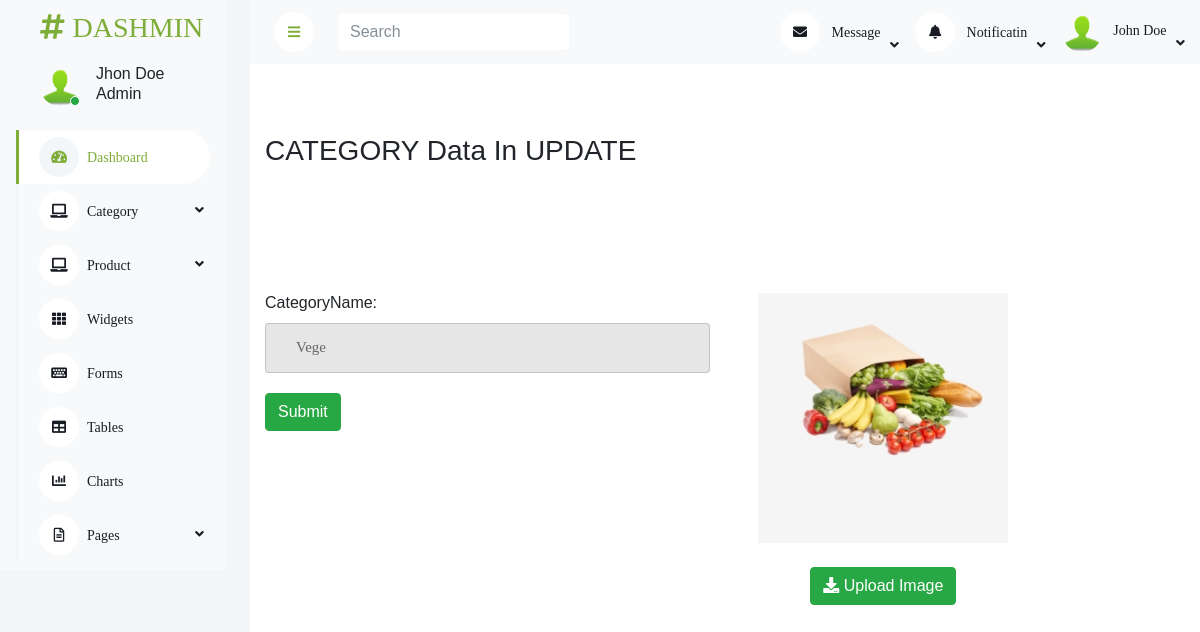
Page /AdminLayout/CategoryEdit.php?id=3 on the committed database.
### tables this page shows
CREATE TABLE `category` (
  `categoryId` int(11) NOT NULL,
  `categoryName` varchar(225) NOT NULL,
  `categoryImg` varchar(500) NOT NULL
);

### AdminLayout/CategoryEdit.php (the view, shortened to what this page needs)
<?php include  'header.php';?>
<?php include '../MainLayout/connection.php'; ?>
<?php
    $ID = $_GET['id'];
    $query = "select * from category where categoryId = $ID";
    $GetData = mysqli_query($con,$query);
    $res = mysqli_fetch_assoc($GetData);
?>
<div class="content">
    <nav class="navbar navbar-expand bg-light navbar-light sticky-top px-4 py-0">
        <a href="#" class="sidebar-toggler flex-shrink-0">
            <i class="fa fa-bars" style="color:#7fad39;"></i>
        </a>
        <form class="d-none d-md-flex ms-4">
            <input class="form-control border-0" type="search" placeholder="Search">
        </form>
        <div class="navbar-nav align-items-center ms-auto">
            <div class="nav-item dropdown">
                <a href="#" class="nav-link dropdown-toggle" data-bs-toggle="dropdown">
                    <i class="fa fa-envelope me-lg-2"></i>
                    <span class="d-none d-lg-inline-flex">Message</span>
                </a>
            </div>
            <div class="nav-item dropdown">
                <a href="#" class="nav-link dropdown-toggle" data-bs-toggle="dropdown">
                    <i class="fa fa-bell me-lg-2"></i>
                    <span class="d-none d-lg-inline-flex">Notificatin</span>
                </a>
            </div>
            <div class="nav-item dropdown">
                <a href="#" class="nav-link dropdown-toggle" data-bs-toggle="dropdown">
                    <img class="rounded-circle me-lg-2" src="assets/img/User-green.png" alt=""
                        style="width: 40px; height: 40px;">
                    <span class="d-none d-lg-inline-flex">John Doe</span>
                </a>
            </div>
        </div>
    </nav>
    <div class="container"> <br>
        <h3 class="mt-5">CATEGORY Data In UPDATE</h3> <br>
        <form action="CategoryCrud.php" method="post" enctype="multipart/form-data">
            <div class="row">
                <div class="col-sm-12 col-lg-6" style="margin-top:100px;">
                    <div class="form-group wrap-input1">
                        <label for="name">CategoryName:</label>
                        <input type="text" class="form-control input1" id="name" placeholder="Enter Your Category name"
                            name="name" value=<?= @$res['categoryName'] ?>>
                    </div>
                    <button type="submit" class="btn btn-success" name="Upd">Submit</button>
                </div>
                <div class="col-sm-12 col-lg-4 ">
                    <div class="d-flex flex-column align-items-center text-center  user-profile-image mt-3">
                        <?php if(@$res['categoryImg'] != null){?>
                        <img class="mt-5" style="width:250px;" src="<?=@$res['categoryImg']?>" id="UserImage">
                        <?php }else{
                                echo "<img class='mt-5' style='width:250px;' src='assets/images/noImg.jpg' id='UserImage'>";
                            }?>
                        <div class="upload-photo text-center ">
                            <br />
                            <button type="button" class="btn btn-success"
                                onclick="document.getElementById('Pro_Image').click(); return false;">
                                <i class="fas fa-download"></i> Upload Image
                            </button>
                        </div>
                    </div>
                </div>
            </div>
        </form>
    </div>
</div>

### AdminLayout/assets/css/styles.css (style rules this page uses)
:root { --primary: #7fad39; --light: #F3F6F9; --dark: #191C24; }
.btn { transition: .5s; }
.content { margin-left: 250px; min-height: 100vh; background: #FFFFFF; transition: 0.5s; }
@media (min-width: 992px) { .content { width: calc(100% - 250px); } }
.content .navbar .navbar-nav .nav-link { margin-left: 25px; padding: 12px 0; color: var(--dark); outline: none; }
.content .navbar .sidebar-toggler, .content .navbar .navbar-nav .nav-link i { width: 40px; height: 40px; display: inline-flex; align-items: center; justify-content: center; background: #FFFFFF; border-radius: 40px; }
.content .navbar .dropdown-toggle::after { margin-left: 6px; vertical-align: middle; border: none; content: "\f107"; font-family: "Font Awesome 5 Free"; font-weight: 900; transition: .5s; }

### AdminLayout/assets/css/mains.css (style rules this page uses)
* { margin: 0px; padding: 0px; box-sizing: border-box; }
body, html { height: 100%; font-family: Montserrat-Regular, sans-serif; }
a { font-family: Montserrat-Regular; font-size: 14px; line-height: 1.7; color: #666666; margin: 0px; transition: all 0.4s; -webkit-transition: all 0.4s; -o-transition: all 0.4s; -moz-transition: all 0.4s; }
h1,h2,h3,h4,h5,h6 { margin: 0px; }
input { outline: none; border: none; }
button { outline: none !important; border: none; background: transparent; }
input.input1 { height: 50px; padding: 0 30px; }
.wrap-input1 { position: relative; width: 100%; z-index: 1; margin-bottom: 20px; }
.input1 { display: block; width: 100%; background: #e6e6e6; font-family: Montserrat-Bold; font-size: 15px; line-height: 1.5; color: #666666; }

### rows in the picture
category: name "Vege", categoryImg (picture)
